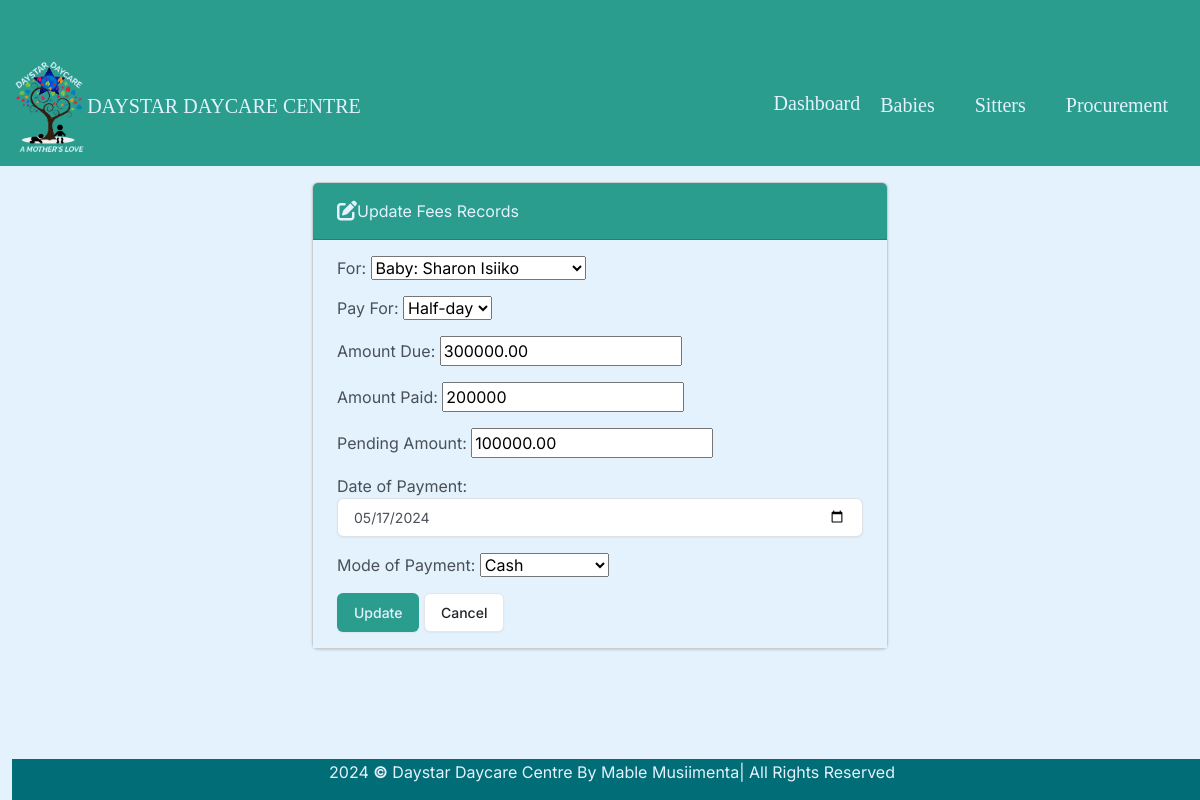
/eddt/2/, run on the app's committed database.
### daystarapp/models.py (models this page shows, shortened)
class Monthlyfee(models.Model):
    l_name = models.ForeignKey(Baby,max_length=100, on_delete=models.CASCADE, verbose_name="For Baby")
    pay_for = models.CharField(max_length=20, null=False, choices=PAY_FOR, verbose_name="Pay For")
    amount_due = models.DecimalField(max_digits=10, decimal_places=2, default=0, verbose_name="Amount Due")
    amount_paid = models.CharField(verbose_name="Price", max_length=7, validators=[RegexValidator(r'^[0-9]+$')])
    pending_amount = models.DecimalField(max_digits=10, decimal_places=2, default=0, verbose_name="Amount Pending")
    payment_date = models.DateField(null=False, verbose_name="Payment Date")
    payment_method = models.CharField(max_length=50, choices=PAYMENT_METHOD, null=False, verbose_name="Mode of Payment")

### daystarapp/views.py (the view)
# urls.py: path("eddt/<int:id>/", views.eddt, name="eddt"),
def eddt(request, id):
    if request.method == "POST":
        monthlyfee = Monthlyfee.objects.get(pk=id)
        form = MonthlyfeeForm(request.POST, instance=monthlyfee)
        if form.is_valid():
            form.save()
            return render(request, "monthlyfees/eddt.html", {
                "form": form,
                "success": True
            })
    else:
        monthlyfee = Monthlyfee.objects.get(pk=id)
        form = MonthlyfeeForm(instance=monthlyfee)
    return render(request, "monthlyfees/eddt.html", {
            "form": form
        })

### daystarapp/forms.py
class MonthlyfeeForm(forms.ModelForm):
    class Meta:
        model = Monthlyfee
        fields = ["l_name", "pay_for", "amount_due", "amount_paid", "pending_amount", "payment_date", "payment_method"]
        labels = {
            "l_name": "For",
            "pay_for": "Pay For",
            "amount_due": "Amount Due",
            "amount_paid": "Amount Paid",
            "pending_amount": "Pending Amount",
            "payment_date": "Date of Payment",
            "payment_method": "Mode of Payment",
        }
        widgets = {
            "name": forms.TextInput(attrs={"class": "form-control"}),
            "for": forms.TextInput(attrs={"class": "form-control"}),
            "due": forms.NumberInput(attrs={"class": "form-control"}),
            "paid": forms.NumberInput(attrs={"class": "form-control"}),
            "pending": forms.NumberInput(attrs={"class": "form-control"}),
            "payment_date": forms.DateInput(attrs={"class": "form-control", "type":"date"}),
            "method": forms.TextInput(attrs={"class": "form-control"}),
        }

### daystarapp/models.py (called while the page is built)
    def __str__(self):
        return f"Baby: {self.first_name} {self.last_name}"

### daystarapp/templates/monthlyfees/eddt.html (shortened to what this page needs)
{% extends "babies/base.html" %}
{% block body %}
    <h3 class="text-center m-4">Update Payment Record</h3>
    {% if success %}
        <div class="alert alert-success" role="alert" style="margin-top: 60px;">
            Record updated successfully
            <a href="{% url 'monthlyfee' %}" class="alert-link">Go to Fees Records.</a>
        </div>
    {% else %}
        <div class="row justify-content-center">
            <div class="col-6">
                <div class="card bg-light mb-3">
                    <div class="card-header" style="background-color: #2a9d8f; color:#e3f2fd">
                        <i class="fa-solid fa-pen-to-square fa-lg"></i>Update Fees Records
                    </div>
                    <div class="card-body" style="background-color: #e3f2fd;">
                     <form action="" method="post">
                        {{ form.as_p }}
                        <button type="submit" class="btn" style="background-color: #2a9d8f; color:#e3f2fd;">Update</button>
                        <a href="{% url 'monthlyfee' %}" class="btn btn-secondary">Cancel</a>
                     </form>
                    </div>
                </div>
            </div>
        </div>
    {% endif %}
{% endblock %}

### daystarapp/templates/babies/base.html (style rules this page uses)
.card { margin-top: 50px; }

### data on the page
Monthlyfee: l_name "Baby: Sharon Isiiko", pay_for "Half-day", amount_due "300000.00", amount_paid "200000", pending_amount "100000.00", payment_date "05/17/2024", payment_method "Cash"
